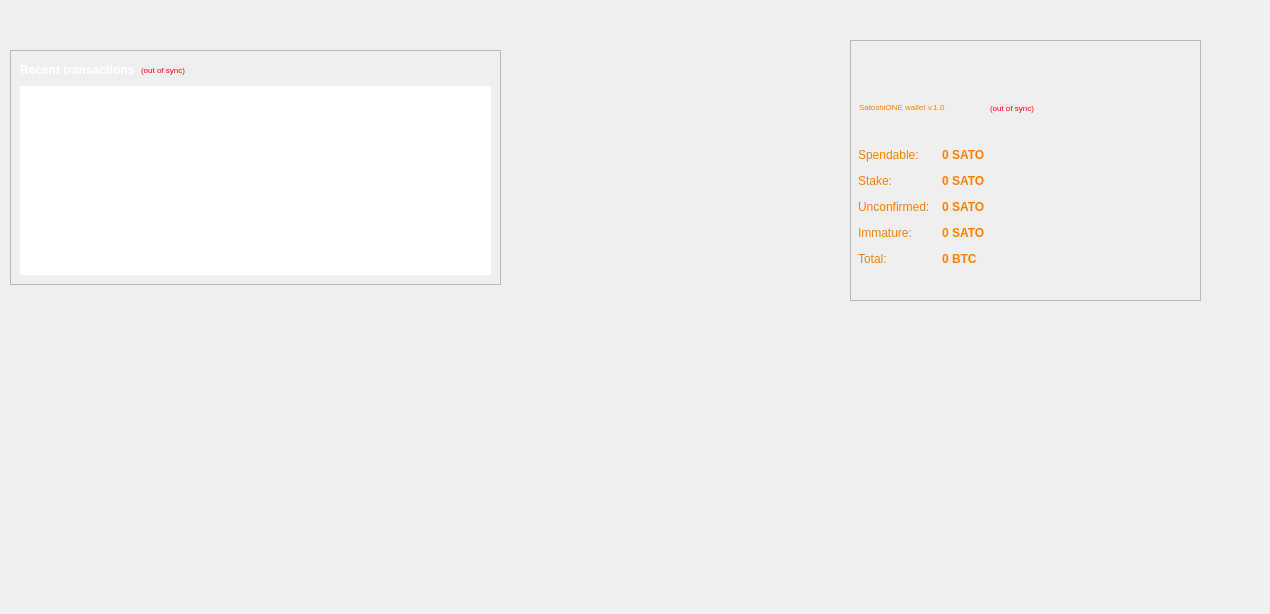
<?xml version="1.0" encoding="UTF-8"?>
<ui version="4.0">
 <class>OverviewPage</class>
 <widget class="QWidget" name="OverviewPage">
  <property name="geometry">
   <rect>
    <x>0</x>
    <y>0</y>
    <width>1270</width>
    <height>614</height>
   </rect>
  </property>
  <property name="windowTitle">
   <string>Form</string>
  </property>
  <widget class="QFrame" name="frame_2">
   <property name="geometry">
    <rect>
     <x>10</x>
     <y>50</y>
     <width>491</width>
     <height>235</height>
    </rect>
   </property>
   <property name="frameShape">
    <enum>QFrame::StyledPanel</enum>
   </property>
   <property name="frameShadow">
    <enum>QFrame::Raised</enum>
   </property>
   <layout class="QVBoxLayout" name="verticalLayout">
    <item>
     <layout class="QHBoxLayout" name="horizontalLayout_2">
      <item>
       <widget class="QLabel" name="label_4">
        <property name="styleSheet">
         <string notr="true">color: rgb(255, 255, 255);</string>
        </property>
        <property name="text">
         <string>&lt;b&gt;Recent transactions&lt;/b&gt;</string>
        </property>
       </widget>
      </item>
      <item>
       <widget class="QLabel" name="labelTransactionsStatus">
        <property name="font">
         <font>
          <pointsize>6</pointsize>
         </font>
        </property>
        <property name="toolTip">
         <string>The displayed information may be out of date. Your wallet automatically synchronizes with the SatoshiONE network after a connection is established, but this process has not completed yet.</string>
        </property>
        <property name="styleSheet">
         <string notr="true">QLabel { color: red; }</string>
        </property>
        <property name="text">
         <string notr="true">(out of sync)</string>
        </property>
        <property name="alignment">
         <set>Qt::AlignRight|Qt::AlignTrailing|Qt::AlignVCenter</set>
        </property>
       </widget>
      </item>
      <item>
       <spacer name="horizontalSpacer">
        <property name="orientation">
         <enum>Qt::Horizontal</enum>
        </property>
        <property name="sizeHint" stdset="0">
         <size>
          <width>40</width>
          <height>20</height>
         </size>
        </property>
       </spacer>
      </item>
     </layout>
    </item>
    <item>
     <widget class="QListView" name="listTransactions">
      <property name="font">
       <font>
        <pointsize>7</pointsize>
       </font>
      </property>
      <property name="styleSheet">
       <string notr="true">QListView { background: transparent; }
color: rgb(255, 255, 255);</string>
      </property>
      <property name="frameShape">
       <enum>QFrame::NoFrame</enum>
      </property>
      <property name="verticalScrollBarPolicy">
       <enum>Qt::ScrollBarAlwaysOff</enum>
      </property>
      <property name="horizontalScrollBarPolicy">
       <enum>Qt::ScrollBarAlwaysOff</enum>
      </property>
      <property name="selectionMode">
       <enum>QAbstractItemView::NoSelection</enum>
      </property>
     </widget>
    </item>
   </layout>
  </widget>
  <widget class="QFrame" name="frame">
   <property name="geometry">
    <rect>
     <x>850</x>
     <y>40</y>
     <width>351</width>
     <height>261</height>
    </rect>
   </property>
   <property name="styleSheet">
    <string notr="true">color: rgb(255, 127, 0);</string>
   </property>
   <property name="frameShape">
    <enum>QFrame::StyledPanel</enum>
   </property>
   <property name="frameShadow">
    <enum>QFrame::Raised</enum>
   </property>
   <widget class="QWidget" name="layoutWidget">
    <property name="geometry">
     <rect>
      <x>8</x>
      <y>108</y>
      <width>331</width>
      <height>141</height>
     </rect>
    </property>
    <layout class="QFormLayout" name="formLayout_2">
     <property name="fieldGrowthPolicy">
      <enum>QFormLayout::AllNonFixedFieldsGrow</enum>
     </property>
     <property name="horizontalSpacing">
      <number>12</number>
     </property>
     <property name="verticalSpacing">
      <number>12</number>
     </property>
     <item row="0" column="0">
      <widget class="QLabel" name="label">
       <property name="text">
        <string>Spendable:</string>
       </property>
      </widget>
     </item>
     <item row="0" column="1">
      <widget class="QLabel" name="labelBalance">
       <property name="font">
        <font>
         <weight>75</weight>
         <bold>true</bold>
        </font>
       </property>
       <property name="cursor">
        <cursorShape>IBeamCursor</cursorShape>
       </property>
       <property name="toolTip">
        <string>Your current spendable balance</string>
       </property>
       <property name="text">
        <string notr="true">0 SATO</string>
       </property>
       <property name="textInteractionFlags">
        <set>Qt::LinksAccessibleByMouse|Qt::TextSelectableByKeyboard|Qt::TextSelectableByMouse</set>
       </property>
      </widget>
     </item>
     <item row="1" column="0">
      <widget class="QLabel" name="label_6">
       <property name="text">
        <string>Stake:</string>
       </property>
      </widget>
     </item>
     <item row="1" column="1">
      <widget class="QLabel" name="labelStake">
       <property name="font">
        <font>
         <weight>75</weight>
         <bold>true</bold>
        </font>
       </property>
       <property name="cursor">
        <cursorShape>IBeamCursor</cursorShape>
       </property>
       <property name="toolTip">
        <string>Total of coins that was staked, and do not yet count toward the current balance</string>
       </property>
       <property name="text">
        <string notr="true">0 SATO</string>
       </property>
       <property name="textInteractionFlags">
        <set>Qt::LinksAccessibleByMouse|Qt::TextSelectableByKeyboard|Qt::TextSelectableByMouse</set>
       </property>
      </widget>
     </item>
     <item row="2" column="0">
      <widget class="QLabel" name="label_3">
       <property name="text">
        <string>Unconfirmed:</string>
       </property>
      </widget>
     </item>
     <item row="2" column="1">
      <widget class="QLabel" name="labelUnconfirmed">
       <property name="font">
        <font>
         <weight>75</weight>
         <bold>true</bold>
        </font>
       </property>
       <property name="cursor">
        <cursorShape>IBeamCursor</cursorShape>
       </property>
       <property name="toolTip">
        <string>Total of transactions that have yet to be confirmed, and do not yet count toward the current balance</string>
       </property>
       <property name="text">
        <string notr="true">0 SATO</string>
       </property>
       <property name="textInteractionFlags">
        <set>Qt::LinksAccessibleByMouse|Qt::TextSelectableByKeyboard|Qt::TextSelectableByMouse</set>
       </property>
      </widget>
     </item>
     <item row="3" column="0">
      <widget class="QLabel" name="labelImmatureText">
       <property name="text">
        <string>Immature:</string>
       </property>
      </widget>
     </item>
     <item row="3" column="1">
      <widget class="QLabel" name="labelImmature">
       <property name="font">
        <font>
         <weight>75</weight>
         <bold>true</bold>
        </font>
       </property>
       <property name="toolTip">
        <string>Mined balance that has not yet matured</string>
       </property>
       <property name="text">
        <string notr="true">0 SATO</string>
       </property>
       <property name="textInteractionFlags">
        <set>Qt::LinksAccessibleByMouse|Qt::TextSelectableByKeyboard|Qt::TextSelectableByMouse</set>
       </property>
      </widget>
     </item>
     <item row="4" column="0">
      <widget class="QLabel" name="labelTotalText">
       <property name="text">
        <string>Total:</string>
       </property>
      </widget>
     </item>
     <item row="4" column="1">
      <widget class="QLabel" name="labelTotal">
       <property name="font">
        <font>
         <weight>75</weight>
         <bold>true</bold>
        </font>
       </property>
       <property name="cursor">
        <cursorShape>IBeamCursor</cursorShape>
       </property>
       <property name="toolTip">
        <string>Your current total balance</string>
       </property>
       <property name="text">
        <string notr="true">0 BTC</string>
       </property>
       <property name="textInteractionFlags">
        <set>Qt::LinksAccessibleByMouse|Qt::TextSelectableByKeyboard|Qt::TextSelectableByMouse</set>
       </property>
      </widget>
     </item>
    </layout>
   </widget>
   <widget class="QLabel" name="label_5">
    <property name="geometry">
     <rect>
      <x>9</x>
      <y>59</y>
      <width>131</width>
      <height>16</height>
     </rect>
    </property>
    <property name="font">
     <font>
      <pointsize>6</pointsize>
      <weight>50</weight>
      <bold>false</bold>
     </font>
    </property>
    <property name="text">
     <string>SatoshiONE wallet v.1.0</string>
    </property>
   </widget>
   <widget class="QLabel" name="labelWalletStatus">
    <property name="geometry">
     <rect>
      <x>140</x>
      <y>60</y>
      <width>181</width>
      <height>16</height>
     </rect>
    </property>
    <property name="font">
     <font>
      <pointsize>6</pointsize>
     </font>
    </property>
    <property name="toolTip">
     <string>The displayed information may be out of date. Your wallet automatically synchronizes with the SatoshiONE network after a connection is established, but this process has not completed yet.</string>
    </property>
    <property name="styleSheet">
     <string notr="true">QLabel { color: red; }</string>
    </property>
    <property name="text">
     <string notr="true">(out of sync)</string>
    </property>
    <property name="alignment">
     <set>Qt::AlignLeading|Qt::AlignLeft|Qt::AlignVCenter</set>
    </property>
   </widget>
  </widget>
 </widget>
 <resources/>
 <connections/>
</ui>
